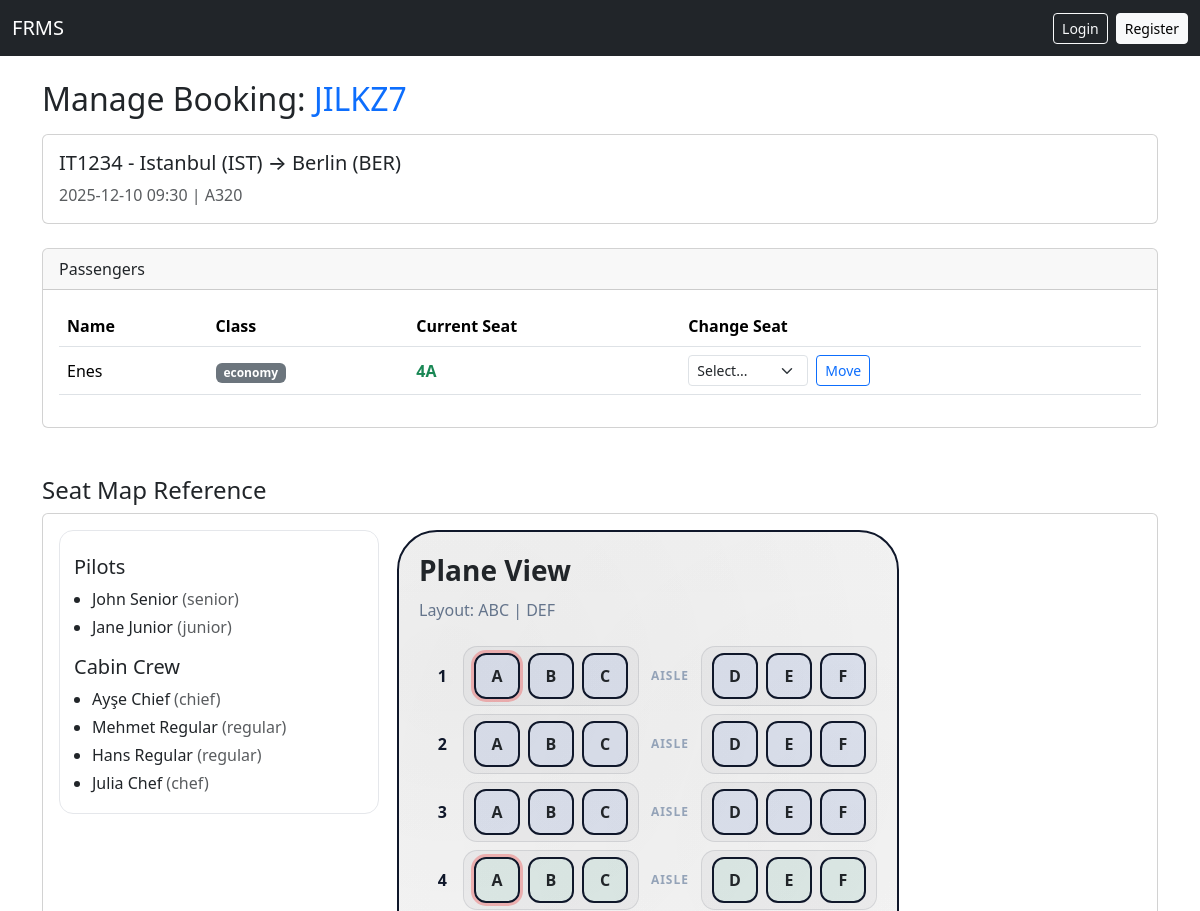
/manage/JILKZ7 (upper part), run on an earlier commit of the app's database.
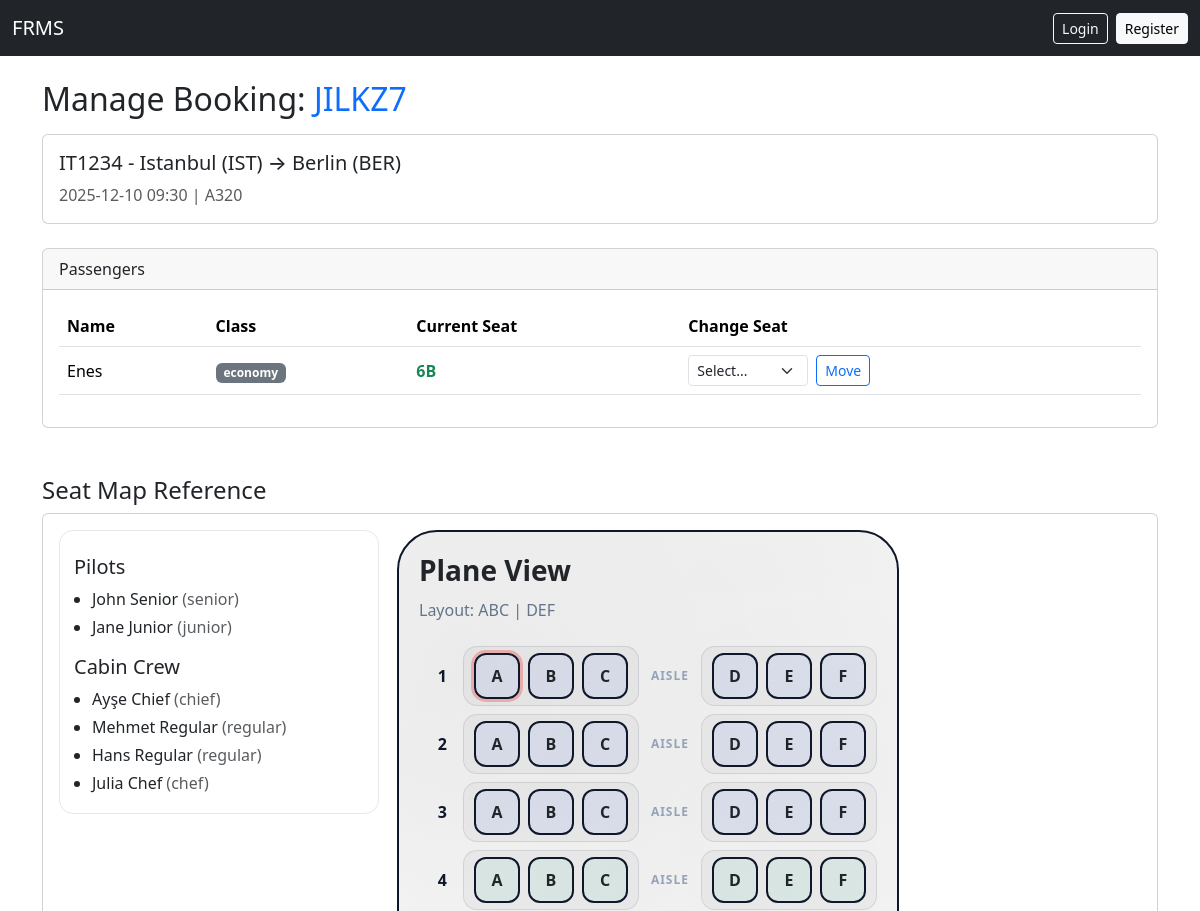
And on a later commit of the database.
### tables this page shows
CREATE TABLE passengers (
            id INTEGER PRIMARY KEY AUTOINCREMENT,
            flight_no TEXT NOT NULL,
            name TEXT NOT NULL,
            age INTEGER,
            nationality TEXT,
            seat_type TEXT,  -- business or economy
            seat_no TEXT,    -- may be NULL
            group_id INTEGER,
            parent_id INTEGER
        , pnr TEXT, ssn TEXT);

### app.py (the view, shortened to what this page needs)
@app.route("/manage/<pnr>", methods=["GET", "POST"])
def manage_booking(pnr):
    db = get_db()
    passengers = db.execute("SELECT * FROM passengers WHERE pnr = ?", (pnr,)).fetchall()
    if not passengers:
        return redirect(url_for("checkin"))
    passengers = [dict(p) for p in passengers]
    flight = db.execute("SELECT * FROM flights WHERE flight_no = ?", (passengers[0]["flight_no"],)).fetchone()
    pilots = [dict(p) for p in db.execute("SELECT * FROM pilots LIMIT 2")]
    cabin = [dict(a) for a in db.execute("SELECT * FROM attendants LIMIT 4")]
    all_rows = db.execute("SELECT * FROM passengers WHERE flight_no = ?", (flight["flight_no"],)).fetchall()
    full_pax_list = [dict(row) for row in all_rows]
    seat_rows = build_seat_rows(flight["vehicle_type"], full_pax_list)
    occupied_set = set(p["seat_no"] for p in full_pax_list if p.get("seat_no"))
    all_seat_map = build_seat_map(flight["vehicle_type"])
    available_seats = [s for s in all_seat_map if s["seat_no"] not in occupied_set]
    return render_template("manage_booking.html",
                           user=current_user(), pnr=pnr, flight=flight,
                           passengers=passengers, seat_rows=seat_rows,
                           available_seats=available_seats,
                           pilots=pilots, cabin=cabin)

### app.py (called while the page is built)
def get_db():
    if "db" not in g:
        g.db = sqlite3.connect(DATABASE)
        g.db.row_factory = sqlite3.Row
    return g.db

def build_seat_map(vtype):
    c = PLANE_LAYOUTS.get(vtype)
    seats = []
    if not c: return []
    for r in range(1, c["rows"] + 1):
        for col in c["cols"]:
            seats.append({"seat_no": f"{r}{col}", "seat_type": "business" if r <= c["biz"] else "economy"})
    return seats

def build_seat_rows(vehicle_type, passengers):
    seat_map = build_seat_map(vehicle_type)
    seat_lookup = {p["seat_no"]: p for p in passengers if p["seat_no"]}
    seat_rows_dict = defaultdict(list)
    for seat in seat_map:
        seat["occupant"] = seat_lookup.get(seat["seat_no"])
        row_num = int(''.join(ch for ch in seat["seat_no"] if ch.isdigit()))
        seat_rows_dict[row_num].append(seat)
    return {r: sorted(seat_rows_dict[r], key=lambda s: s["seat_no"]) for r in sorted(seat_rows_dict.keys())}

def current_user():
    if "user_id" not in session: return None
    return get_db().execute("SELECT * FROM users WHERE id = ?", (session["user_id"],)).fetchone()

### templates/manage_booking.html (shortened to what this page needs)
{% extends "base.html" %}
{% block content %}
<h2 class="mb-3">Manage Booking: <span class="text-primary">{{ pnr }}</span></h2>
<div class="card mb-4">
    <div class="card-body">
        <h5>{{ flight['flight_no'] }} - {{ flight['source'] }} &rarr; {{ flight['destination'] }}</h5>
        <p class="text-muted mb-0">{{ flight['date_time'] }} | {{ flight['vehicle_type'] }}</p>
    </div>
</div>
<div class="card mb-4">
    <div class="card-header">Passengers</div>
    <div class="card-body">
        <div class="table-responsive">
            <table class="table align-middle">
                <thead>
                    <tr>
                        <th>Name</th>
                        <th>Class</th>
                        <th>Current Seat</th>
                        <th>Change Seat</th>
                    </tr>
                </thead>
                <tbody>
                    {% for p in passengers %}
                    <tr>
                        <td>
                            {{ p['name'] }}
                        </td>
                        <td><span class="badge bg-secondary">{{ p['seat_type'] }}</span></td>
                        <td>
                            {% if p['seat_no'] %}
                            <strong class="text-success">{{ p['seat_no'] }}</strong>
                            {% else %}
                            <span class="text-danger">Not Assigned</span>
                            {% endif %}
                        </td>
                        <td>
                            {% if p['age'] > 2 %}
                            <form method="post" class="d-flex gap-2">
                                <select name="new_seat" class="form-select form-select-sm" style="width: 120px;">
                                    <option value="" disabled selected>Select...</option>
                                </select>
                                <button class="btn btn-sm btn-outline-primary">Move</button>
                            </form>
                            {% else %}
                            <small class="text-muted">Infant (Lap)</small>
                            {% endif %}
                        </td>
                    </tr>
                    {% endfor %}
                </tbody>
            </table>
        </div>
    </div>
</div>
<h4 class="mt-5">Seat Map Reference</h4>
<div class="card p-3" style="overflow-x: auto;">
    {% include "roster_partial.html" with context %}
</div>
{% endblock %}

What changed in the data, as far as the page shows it:
changed passengers "Enes": seat_no "4A" → "6B"
